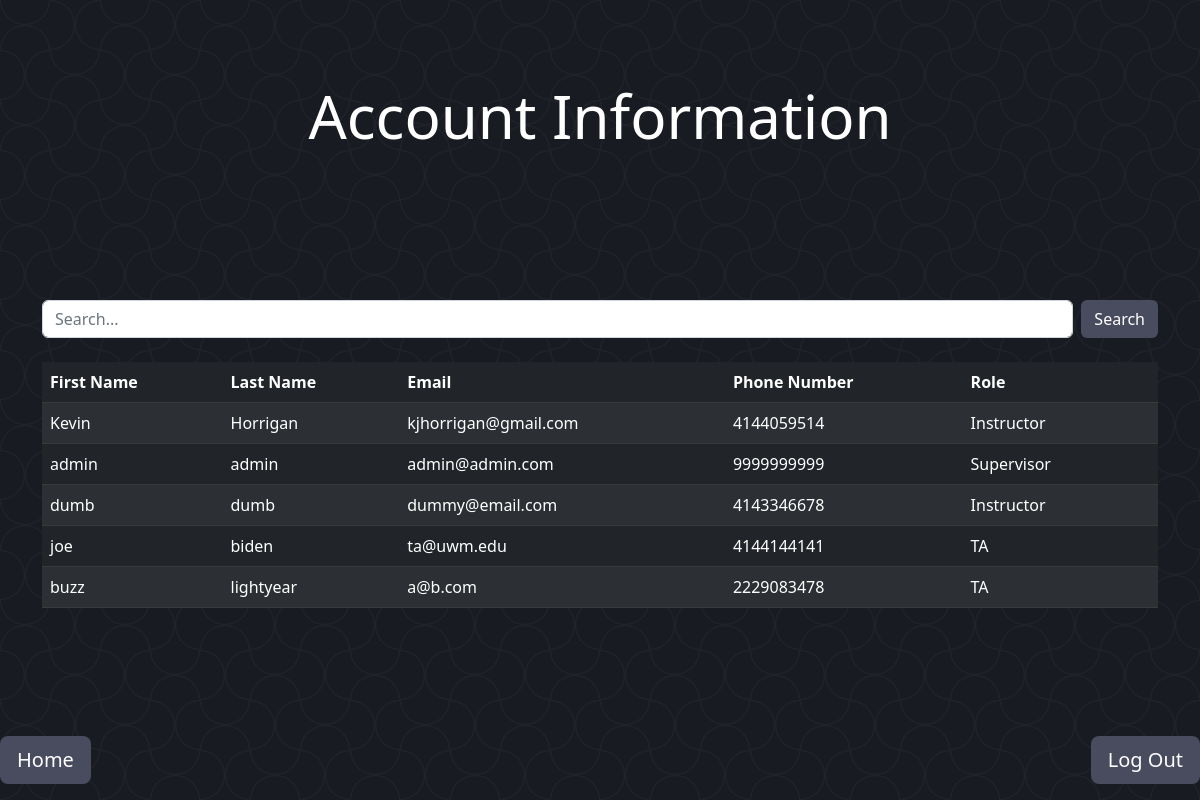
Page /users/ (signed in) on the earlier database version.
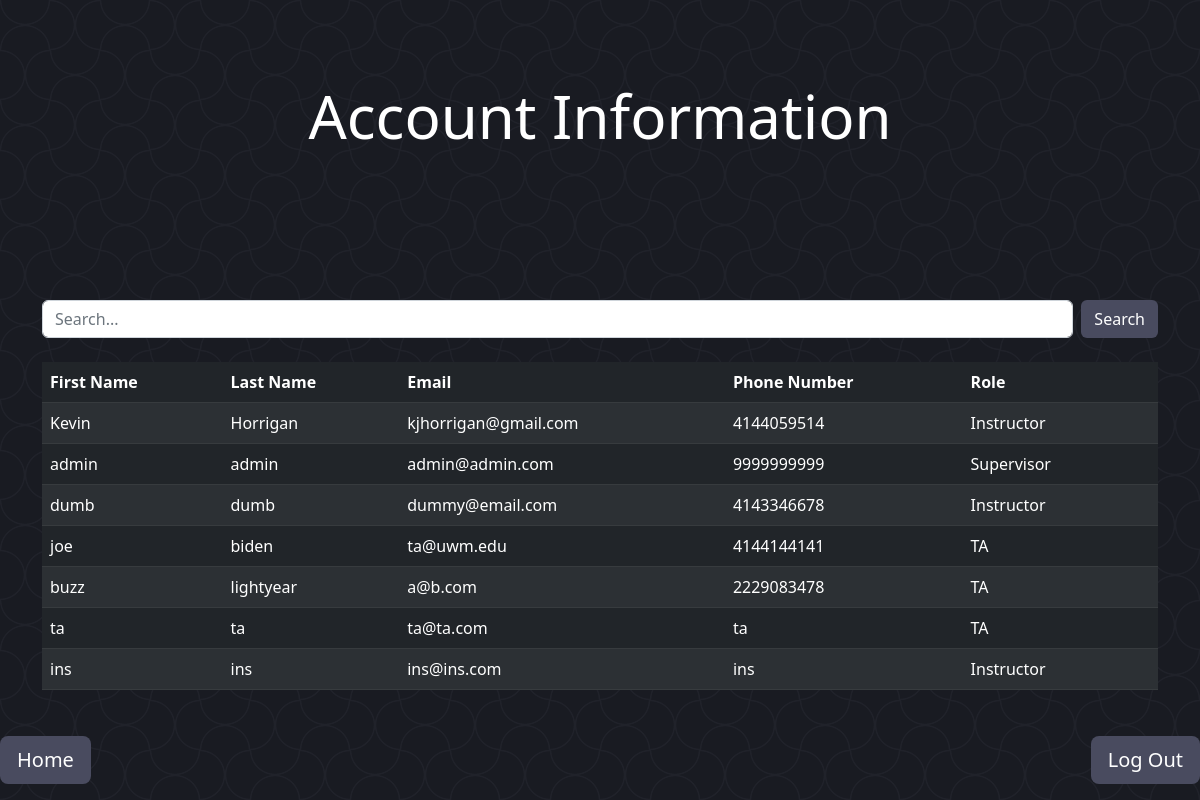
Same page on the later database version.
### Management/models.py (models this page shows, shortened)
class User(models.Model):
    email = models.EmailField(max_length=20, primary_key=True)
    lName = models.CharField(max_length=30, null=True, default='')
    fName = models.CharField(max_length=30, null=True, default='')
    password = models.CharField(max_length=20)
    phone = models.CharField(max_length=15)
    role = models.PositiveSmallIntegerField(
        choices=(
            (1, "Supervisor"),
            (2, "Instructor"),
            (3, "TA")
        ))
    def getlName(self):
        return self.lName
    def getfName(self):
        return self.fName
    def getRole(self):
        role = self.role
        if role == 1:
            return "Supervisor"
        elif role == 2:
            return "Instructor"
        elif role == 3:
            return "TA"
        return

### Management/views.py (the view)
# urls.py: path('users/', users.as_view(), name='users'),
class users(ListView):
    model = User
    template_name = 'main/User/users.html'
    context_object_name = 'results'
    def get_queryset(self):
        query = self.request.GET.get('q', '')
        queryset = super().get_queryset()
        if query:
            queryset = queryset.filter(
                Q(fName__icontains=query) | Q(email__icontains=query) | Q(lName__icontains=query))
        return queryset
    def get_context_data(self, **kwargs):
        userRole = self.request.session['roleSession']
        context = super().get_context_data(**kwargs)
        context['query'] = self.request.GET.get('q', '')
        context['roleTemplate'] = userRole
        return context

### templates/main/User/users.html (shortened to what this page needs)
{% extends 'basePages.html' %}
    {% load crispy_forms_tags %}
    {% load crispy_forms_filters %}
{% block header %}
    Account Information
{% endblock header %}
{% block content %}
    <div class="container">
        <form class="d-flex" role="search" method="get" action="{% url 'users' %}">
            <input class="form-control me-2" type="text" name="q" value="{{ query }}" placeholder="Search...">
            <button class="btn" type="submit" style="color: white; background-color: #494b5f">Search</button>
        </form>
        <br>
        {% if results %}
            <table class="table table-dark table-striped" style="color: white">
                <thead>
                    <th scope="col">First Name</th>
                    <th scope="col">Last Name</th>
                    <th scope="col">Email</th>
                    <th scope="col">Phone Number</th>
                    <th scope="col">Role</th>
                    <th scope="col"></th>
                </thead>
                <tbody>
                    {% for result in results %}
                        <tr>
                            <td>{{ result.getfName }}</td>
                            <td>{{ result.getlName }}</td>
                            <td>{{ result.email }}</td>
                            <td>{{ result.phone }}</td>
                            <td>{{ result.getRole }}</td>
                            <td>
                            </td>
                        </tr>
                    {% endfor %}
                </tbody>
            </table>
        {% else %}
            <p>No results found.</p>
        {% endif %}
    </div>
{% endblock content %}

### templates/basePages.html (shortened to what this page needs)
{% load static %}
{% load django_bootstrap5 %}
<!DOCTYPE html>
<html lang="en">
<head>
    <link href="https://cdn.jsdelivr.net/npm/bootstrap@5.2.3/dist/css/bootstrap.min.css" rel="stylesheet">
    <link rel="stylesheet" type="text/css" href="{% static 'css/style.css' %}">
</head>
<body>
    <div class="FlexContainer d-flex flex-column">
        <div class="HeaderContainer position-relative" style="height: 200px">
            <div class="Header position-absolute bottom-0 start-50 translate-middle">
                <h1 style="font-size: 60px">
                    {% block header %}
                    {% endblock header %}
                </h1>
            </div>
        </div>
        <div class="Spacer" style="height: 100px"></div>
        <div class="MainContent">
            {% block content %}
            {% endblock content %}
        </div>
        <div class="HomeButton position-absolute bottom-0 start-0 mb-3">
            <a class="btn btn-lg" href="{% url 'mainHome' %}" role="button" style="color: white; background-color: #494b5f">Home</a>
        </div>
        <div class="LogOutButton position-absolute bottom-0 end-0 mb-3">
            <a class="btn btn-lg" href='{% url 'logout' %}' role="button" style="color: white; background-color: #494b5f">Log Out</a>
        </div>
    </div>
</body>
</html>

### static/css/style.css (style rules this page uses)
body { background-color: #282934; color: white !important; --s: 50px; --c: #191b22; --_s: calc(2*var(--s)) calc(2*var(--s)); --_g: 35.36% 35.36% at; --_c: #0000 66%,#20222a 68% 70%,#0000 72%; background: radial-gradient(var(--_g) 100% 25%,var(--_c)) var(--s) var(--s)/var(--_s), radial-gradient(var(--_g) 0 75%,var(--_c)) var(--s) var(--s)/var(--_s), radial-gradient(var(--_g) 100% 25%,var(--_c)) 0 0/var(--_s), radial-gradient(var(--_g) 0 75%,var(--_c)) 0 0/var(--_s), repeating-conic-gradient(var(--c) 0 25%,#0000 0 50%) 0 0/var(--_s), radial-gradient(var(--_c)) 0 calc(var(--s)/2)/var(--s) var(--s) var(--c); background-attachment: fixed; }

Differences in the rows shown:
added User: getfName "ta", getlName "ta", email "ta@ta.com", phone "ta", getRole "TA"
added User: getfName "ins", getlName "ins", email "ins@ins.com", phone "ins", getRole "Instructor"
